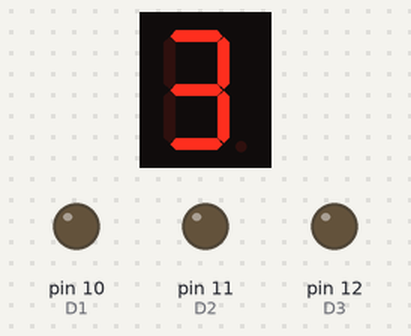
The sketch below on a simulated Arduino Uno, built with avr-gcc and run on an emulated ATmega328P. Shown: 1-digit seven-segment display, output pins drawn as LEDs (lit = HIGH). Wiring (inferred from the names in the program): 1-digit 7-segment display, segments lit when LOW: segments pin 2, pin 3, pin 4, pin 5, pin 6, pin 7, pin 8. The segment pins are drawn as the display they are named for; pins used as bus, display or sensor lines are not drawn; what the sketch prints to the serial monitor is not drawn.

Above: at 0.2 s.
Timing chart, 0 to 130.0 s (numbered marks = the images above):
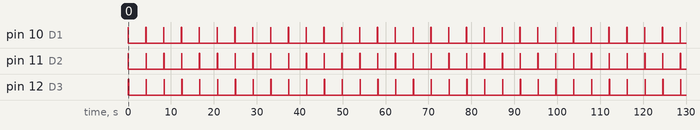

Measured:
- by itself, pin 10 (D1), pin 11 (D2), pin 12 (D3): alternates HIGH for 0.05 s and LOW for 4.1 s
- by itself, everything shown: repeats every 4.2 s, in 4 steps

The sketch:

Timer.ino
```cpp
int pinA = 2;
int pinB = 3;
int pinC = 4;
int pinD = 5;
int pinE = 6;
int pinF = 7;
int pinG = 8;
int D1 = 10;
int D2 = 11;
int D3 = 12;
int D4 = 13;

static int mapping[10][7] = {
  {LOW, LOW, LOW, LOW, LOW, LOW, HIGH}, // 0
  {HIGH, LOW, LOW, HIGH, HIGH, HIGH, HIGH}, // 1
  {LOW, LOW, HIGH, LOW, LOW, HIGH, LOW}, // 2
  {LOW, LOW, LOW, LOW, HIGH, HIGH, LOW}, // 3
  {HIGH, LOW, LOW, HIGH, HIGH, LOW, LOW}, // 4
  {LOW, HIGH, LOW, LOW, HIGH, LOW, LOW}, // 5
  {LOW, HIGH, LOW, LOW, LOW, LOW, LOW}, // 6
  {LOW, LOW, LOW, HIGH, HIGH, HIGH, HIGH}, // 7
  {LOW, LOW, LOW, LOW, LOW, LOW, LOW}, // 8
  {LOW, LOW, LOW, LOW, HIGH, LOW, LOW}, // 9
};

void writeDigit(int number, int idx) {
  if (idx == 0) {
    digitalWrite(D1, HIGH);
    digitalWrite(D2, LOW);
    digitalWrite(D3, LOW);
    digitalWrite(D4, LOW);
  } else if (idx == 1) {
    digitalWrite(D1, LOW);
    digitalWrite(D2, HIGH);
    digitalWrite(D3, LOW);
    digitalWrite(D4, LOW);
  } else if (idx == 2) {
    digitalWrite(D1, LOW);
    digitalWrite(D2, LOW);
    digitalWrite(D3, HIGH);
    digitalWrite(D4, LOW);
  } else if (idx == 3) {
    digitalWrite(D1, LOW);
    digitalWrite(D2, LOW);
    digitalWrite(D3, LOW);
    digitalWrite(D4, HIGH);
  }

  int* segs = mapping[number];
  digitalWrite(pinA, segs[0]);
  digitalWrite(pinB, segs[1]);
  digitalWrite(pinC, segs[2]);
  digitalWrite(pinD, segs[3]);
  digitalWrite(pinE, segs[4]);
  digitalWrite(pinF, segs[5]);
  digitalWrite(pinG, segs[6]);
}

void writeNumber(int number) {
  if (number < 1000 && number >= 100) {
    // 1 trailing '0'
  } else if (number < 100 && number >= 10) {
    // 2 trailing '0'
  } else {
    // 3 trailing '0'
  }
}

// the setup routine runs once when you press reset:
void setup() {
  Serial.begin(9600);
  Serial.print("Connecting to Clock");
  // initialize the digital pins as outputs.
  pinMode(pinA, OUTPUT);
  pinMode(pinB, OUTPUT);
  pinMode(pinC, OUTPUT);
  pinMode(pinD, OUTPUT);
  pinMode(pinE, OUTPUT);
  pinMode(pinF, OUTPUT);
  pinMode(pinG, OUTPUT);
  pinMode(D1, OUTPUT);
  pinMode(D2, OUTPUT);
  pinMode(D3, OUTPUT);
  pinMode(D4, OUTPUT);
}

int digit = 0;
// the loop routine runs over and over again forever:
void loop() {
  writeDigit(0, 0);
  delay(50);
  writeDigit(1, 1);
  delay(50);
  writeDigit(2, 2);
  delay(50);
  writeDigit(3, 3);
  delay(2000);
 // digit = (digit + 1) % 9;
  delay(2000);
}
```
